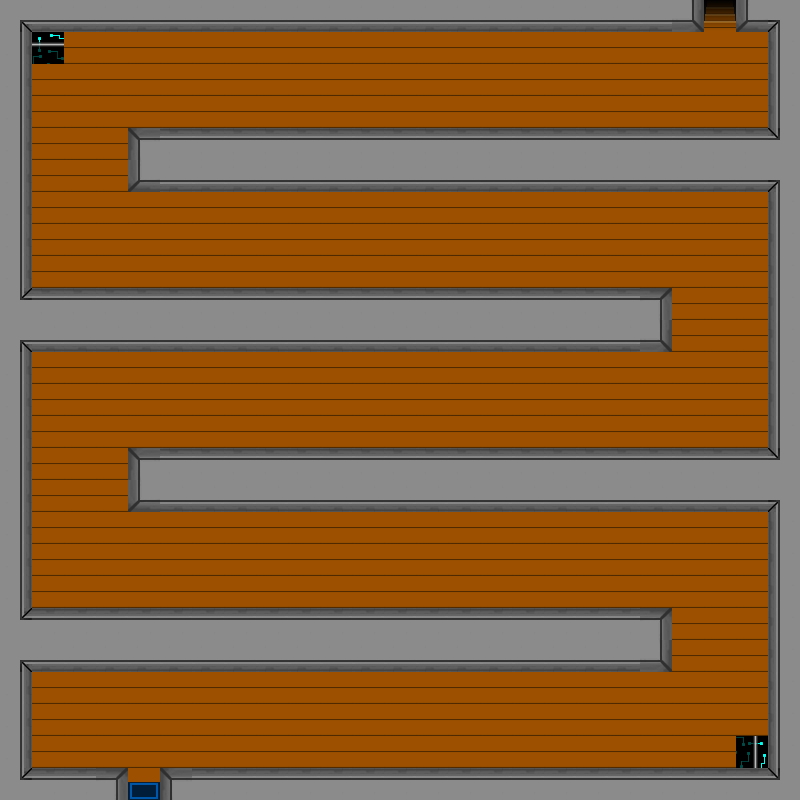

A 2D game scene composited from a Tiled map and its tileset images. What follows is a short description and the map's XML, with each tile layer's data collapsed to a summary:
An orthogonal 25x25 tile map with 32x32 px tiles, 3 tile layers (Camada de Tiles 1, Colisoes, Baus), 1 hidden layer not drawn, 9 tilesets.

<map version="1.0" orientation="orthogonal" renderorder="right-down" width="25" height="25" tilewidth="32" tileheight="32" nextobjectid="1">
 <tileset firstgid="1" name="Parede" tilewidth="32" tileheight="32">
  <image source="Parede.png" width="96" height="32" />
 </tileset>
 <tileset firstgid="4" name="Tile_Madeira" tilewidth="32" tileheight="32">
  <image source="Tile_Madeira.png" width="32" height="32" />
 </tileset>
 <tileset firstgid="5" name="TapeteEntrada" tilewidth="32" tileheight="32">
  <image source="TapeteEntrada.png" width="32" height="32" />
  <tile id="0">
   <properties>
    <property name="door" value="door" />
   </properties>
  </tile>
 </tileset>
 <tileset firstgid="6" name="EscadaDescendo" tilewidth="32" tileheight="32">
  <image source="EscadaDescendo.png" width="32" height="32" />
  <tile id="0">
   <properties>
    <property name="door" value="door" />
   </properties>
  </tile>
 </tileset>
 <tileset firstgid="7" name="EscadaSubindo" tilewidth="32" tileheight="32">
  <image source="EscadaSubindo.png" width="32" height="32" />
  <tile id="0">
   <properties>
    <property name="door" value="door" />
   </properties>
  </tile>
 </tileset>
 <tileset firstgid="8" name="Bau" tilewidth="32" tileheight="32">
  <image source="Bau.png" width="32" height="32" />
  <tile id="0">
   <properties>
    <property name="chest" value="chest" />
   </properties>
  </tile>
 </tileset>
 <tileset firstgid="9" name="ParedeInvisivel" tilewidth="32" tileheight="32">
  <image source="ParedeInvisivel.png" width="32" height="32" />
  <tile id="0">
   <properties>
    <property name="blocked" value="blocked" />
   </properties>
  </tile>
 </tileset>
 <tileset firstgid="10" name="Portal1" tilewidth="32" tileheight="32">
  <image source="Portal1.png" width="32" height="32" />
  <tile id="0">
   <properties>
    <property name="door" value="MapaExterno.tmx" />
   </properties>
  </tile>
 </tileset>
 <tileset firstgid="11" name="Portal2" tilewidth="32" tileheight="32">
  <image source="Portal2.png" width="32" height="32" />
  <tile id="0">
   <properties>
    <property name="door" value="2.oAndarFalcao.tmx" />
   </properties>
  </tile>
 </tileset>
 <layer name="Camada de Tiles 1" width="25" height="25">
  <data>[625 cells, 625 non-empty, 6 distinct tile ids]</data>
 </layer>
 <layer name="Colisoes" width="25" height="25" opacity="0">
  <data>[625 cells, 625 non-empty, 4 distinct tile ids]</data>
 </layer>
 <layer name="Baus" width="25" height="25">
  <data>[625 cells, 2 non-empty, 1 distinct tile ids]</data>
 </layer>
 <layer name="Baus2" width="25" height="25" visible="0">
  <data>[625 cells, 1 non-empty, 1 distinct tile ids]</data>
 </layer>
</map>
